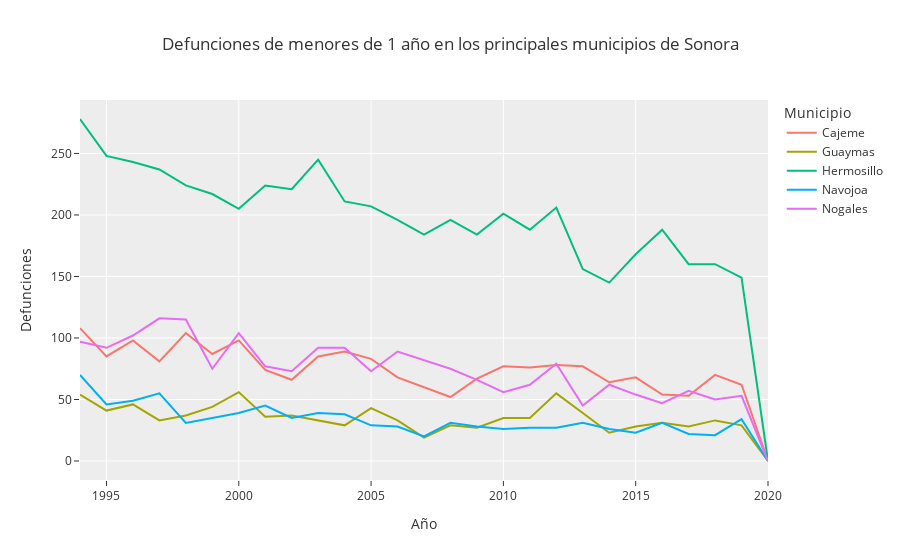

The cell this chart's notebook holds for it:
### Code cell
#Graficando Serie de tiempo para cada uno de los municipios
fig = px.line(mortalidad_data, x="año", y='Defunciones',color='municipio',
              title='Defunciones de menores de 1 año en los principales municipios de Sonora',
              labels={'municipio':'Municipio',
                      'año':'Año'},
                template='ggplot2')

fig.show()

### Figure 1 — Plotly figure (JSON) as saved in the notebook; plotly's stock layout.template omitted (floating-point values rounded to 4 significant figures)
{"data": [{"hovertemplate": "Municipio=Cajeme<br>Año=%{x}<br>Defunciones=%{y}<extra></extra>", "legendgroup": "Cajeme", "line": {"color": "#F8766D", "dash": "solid"}, "marker": {"symbol": "circle"}, "mode": "lines", "name": "Cajeme", "orientation": "v", "showlegend": true, "type": "scatter", "x": [1994, 1995, 1996, 1997, 1998, 1999, 2000, 2001, 2002, 2003, 2004, 2005, 2006, 2007, 2008, 2009, 2010, 2011, 2012, 2013, 2014, 2015, 2016, 2017, 2018, 2019, 2020], "xaxis": "x", "y": [108, 85, 98, 81, 104, 87, 98, 74, 66, 85, 89, 83, 68, 60, 52, 67, 77, 76, 78, 77, 64, 68, 54, 53, 70, 62, 0], "yaxis": "y"}, {"hovertemplate": "Municipio=Guaymas<br>Año=%{x}<br>Defunciones=%{y}<extra></extra>", "legendgroup": "Guaymas", "line": {"color": "#A3A500", "dash": "solid"}, "marker": {"symbol": "circle"}, "mode": "lines", "name": "Guaymas", "orientation": "v", "showlegend": true, "type": "scatter", "x": [1994, 1995, 1996, 1997, 1998, 1999, 2000, 2001, 2002, 2003, 2004, 2005, 2006, 2007, 2008, 2009, 2010, 2011, 2012, 2013, 2014, 2015, 2016, 2017, 2018, 2019, 2020], "xaxis": "x", "y": [54, 41, 46, 33, 37, 44, 56, 36, 37, 33, 29, 43, 33, 19, 29, 27, 35, 35, 55, 39, 23, 28, 31, 28, 33, 29, 0], "yaxis": "y"}, {"hovertemplate": "Municipio=Hermosillo<br>Año=%{x}<br>Defunciones=%{y}<extra></extra>", "legendgroup": "Hermosillo", "line": {"color": "#00BF7D", "dash": "solid"}, "marker": {"symbol": "circle"}, "mode": "lines", "name": "Hermosillo", "orientation": "v", "showlegend": true, "type": "scatter", "x": [1994, 1995, 1996, 1997, 1998, 1999, 2000, 2001, 2002, 2003, 2004, 2005, 2006, 2007, 2008, 2009, 2010, 2011, 2012, 2013, 2014, 2015, 2016, 2017, 2018, 2019, 2020], "xaxis": "x", "y": [278, 248, 243, 237, 224, 217, 205, 224, 221, 245, 211, 207, 196, 184, 196, 184, 201, 188, 206, 156, 145, 168, 188, 160, 160, 149, 0], "yaxis": "y"}, {"hovertemplate": "Municipio=Navojoa<br>Año=%{x}<br>Defunciones=%{y}<extra></extra>", "legendgroup": "Navojoa", "line": {"color": "#00B0F6", "dash": "solid"}, "marker": {"symbol": "circle"}, "mode": "lines", "name": "Navojoa", "orientation": "v", "showlegend": true, "type": "scatter", "x": [1994, 1995, 1996, 1997, 1998, 1999, 2000, 2001, 2002, 2003, 2004, 2005, 2006, 2007, 2008, 2009, 2010, 2011, 2012, 2013, 2014, 2015, 2016, 2017, 2018, 2019, 2020], "xaxis": "x", "y": [70, 46, 49, 55, 31, 35, 39, 45, 35, 39, 38, 29, 28, 20, 31, 28, 26, 27, 27, 31, 26, 23, 31, 22, 21, 34, 0], "yaxis": "y"}, {"hovertemplate": "Municipio=Nogales<br>Año=%{x}<br>Defunciones=%{y}<extra></extra>", "legendgroup": "Nogales", "line": {"color": "#E76BF3", "dash": "solid"}, "marker": {"symbol": "circle"}, "mode": "lines", "name": "Nogales", "orientation": "v", "showlegend": true, "type": "scatter", "x": [1994, 1995, 1996, 1997, 1998, 1999, 2000, 2001, 2002, 2003, 2004, 2005, 2006, 2007, 2008, 2009, 2010, 2011, 2012, 2013, 2014, 2015, 2016, 2017, 2018, 2019, 2020], "xaxis": "x", "y": [97, 92, 102, 116, 115, 75, 104, 77, 73, 92, 92, 73, 89, 82, 75, 66, 56, 62, 79, 45, 62, 54, 47, 57, 50, 53, 0], "yaxis": "y"}], "layout": {"legend": {"title": {"text": "Municipio"}, "tracegroupgap": 0}, "title": {"text": "Defunciones de menores de 1 año en los principales municipios de Sonora"}, "xaxis": {"anchor": "y", "domain": [0, 1], "title": {"text": "Año"}}, "yaxis": {"anchor": "x", "domain": [0, 1], "title": {"text": "Defunciones"}}}}
